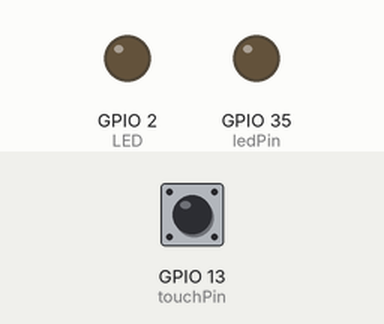
Recording of a sketch running on a simulated ESP32. Parts: output pins drawn as LEDs (lit = HIGH). The test bench sets the inputs (shaded band); at power-on: GPIO 13 (touchPin) HIGH.

Above: at 1.2 s.
1.3 s: GPIO 13 (touchPin) pulled LOW for 0.15 s
At 1.37 s:
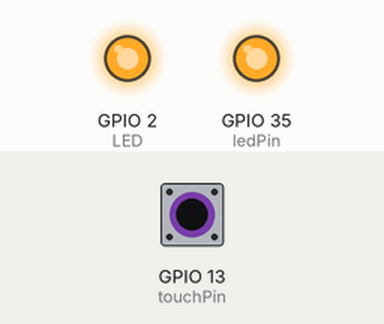
2.9 s: GPIO 13 (touchPin) pulled LOW for 3.2 s
At 7.3 s:
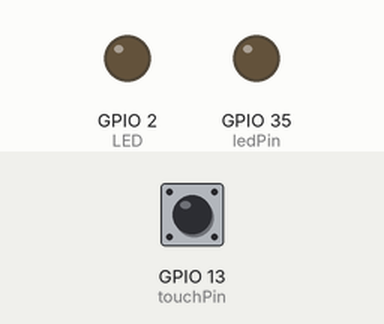
Timing chart, 0 to 8.8 s (numbered marks = the images above; inputs shaded):
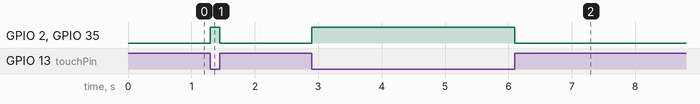

Measured:
- after the input at 1.3 s, GPIO 2 (LED), GPIO 35 (ledPin): LOW → HIGH at once, → LOW 0.15 s later
- after the input at 2.9 s, GPIO 2 (LED), GPIO 35 (ledPin): LOW → HIGH at once, → LOW 3.2 s later

The sketch:

touchLED.ino
```cpp
 #define touchPin T4
 const int ledPin = 35;
 #define LED 2

 touch_value_t THRESHOLD = 40;
 void setup() {
  // put your setup code here, to run once:
    pinMode(touchPin, GPIO_MODE_INPUT);
    pinMode(ledPin,OUTPUT);
    pinMode(LED,OUTPUT);
  Serial.begin(115200);
}

void loop() {
  // put your main code here, to run repeatedly:
  touch_value_t touchValue = touchRead(touchPin);
  if(touchValue < THRESHOLD){
    digitalWrite(ledPin,HIGH);
    digitalWrite(LED, HIGH);
  }
  else{
    digitalWrite(ledPin,LOW);
    digitalWrite(LED,LOW);
  }

}
```
